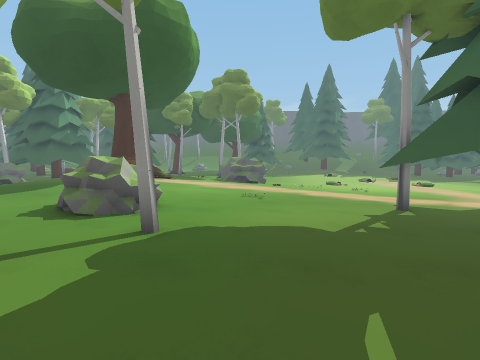
view 1 (above)

24 first-person views from a walk through a 3-D level made in the Godot game engine. The camera is 1.4 m above the floor, tilts 4° down and sees 85° across. The floor is counted in squares, 1 m on a side. Each view is taken from the middle of a square. On the plan, view 1 faces up. The plan holds only what a view shows up to about 13 squares ahead; the rest is blank. The place goes on beyond the plan. Surface patterns are stand-ins for the level's own textures.

view 2
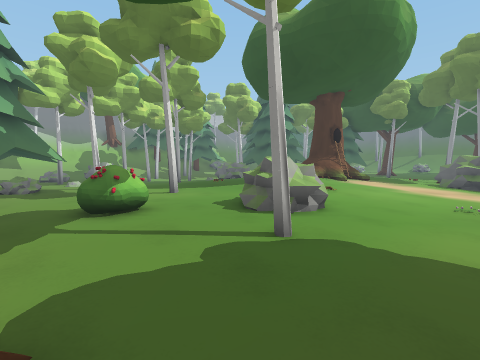

view 3
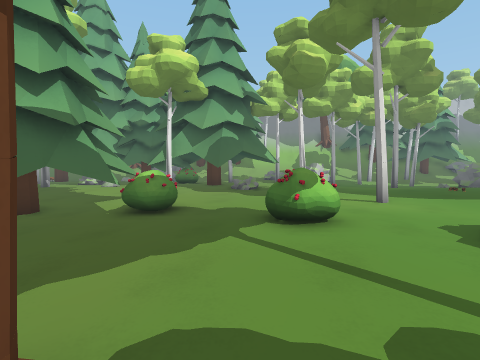

view 4
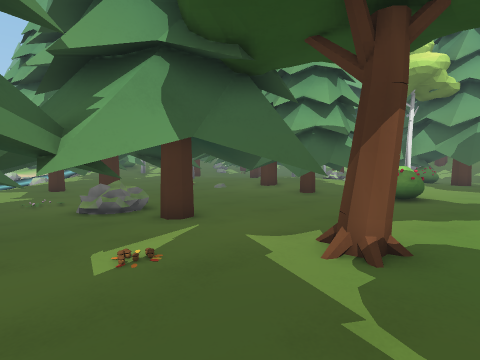

view 5
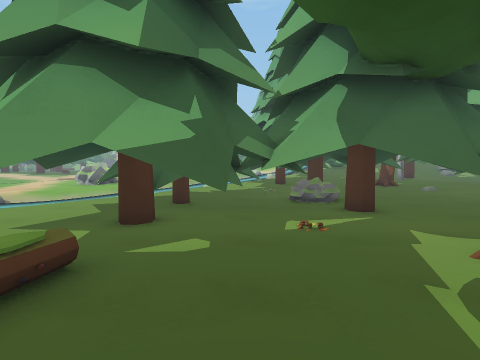

view 6
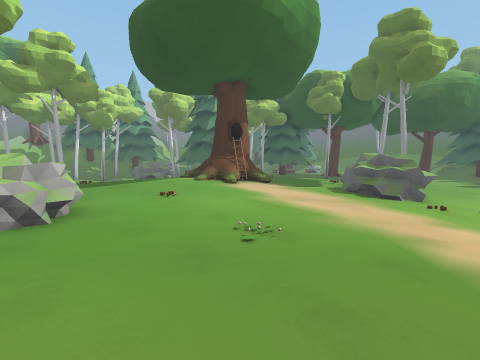

view 7
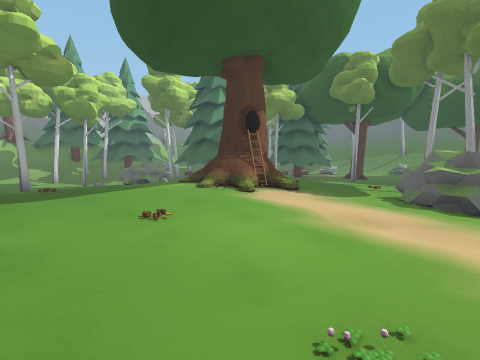

view 8
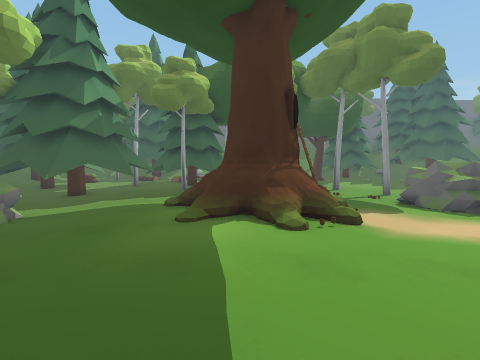

view 9
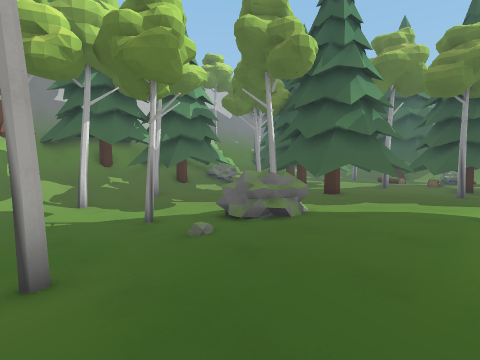

view 10
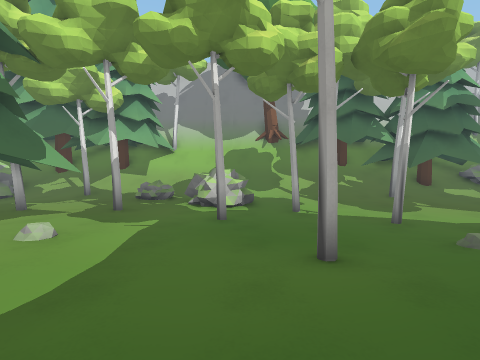

view 11
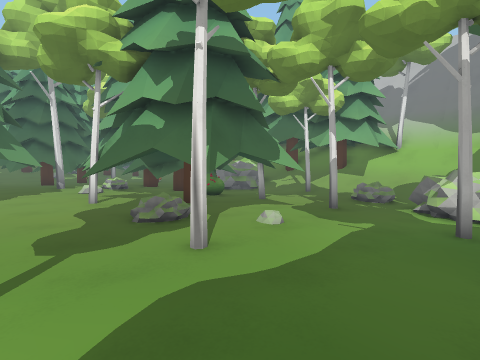

view 12
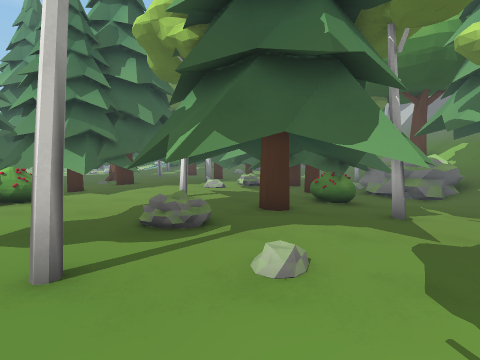

view 13
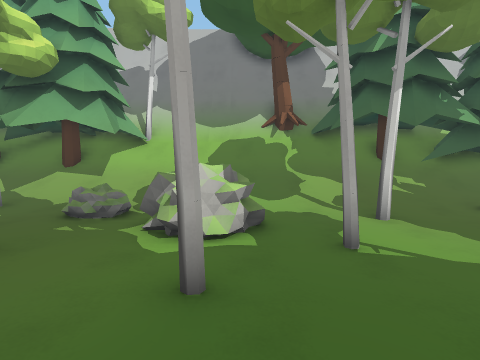

view 14
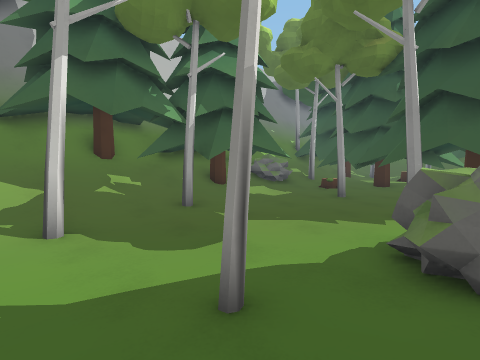

view 15
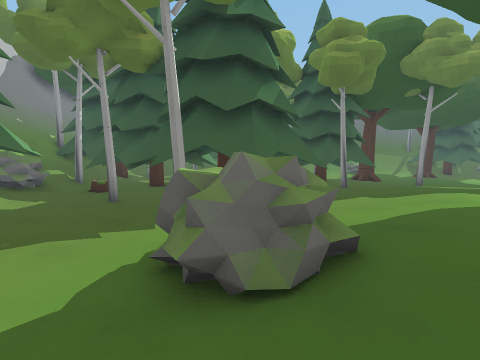

view 16
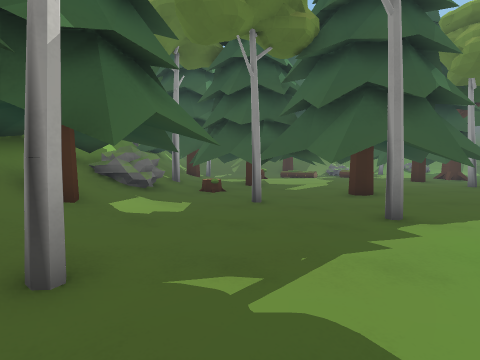

view 17
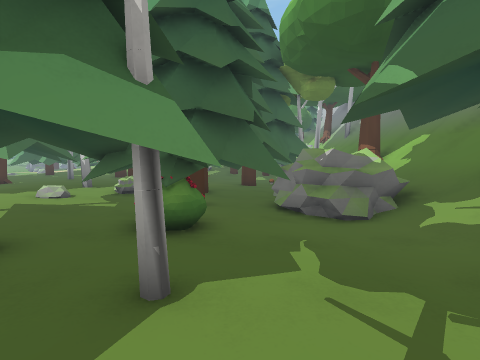

view 18
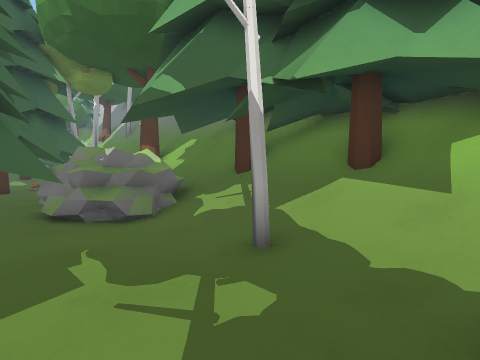

view 19
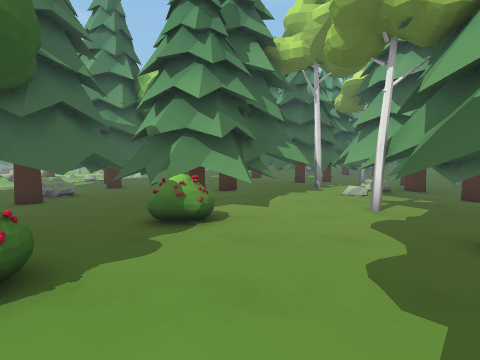

view 20
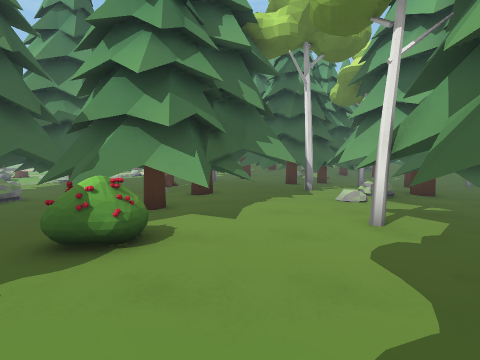

view 21
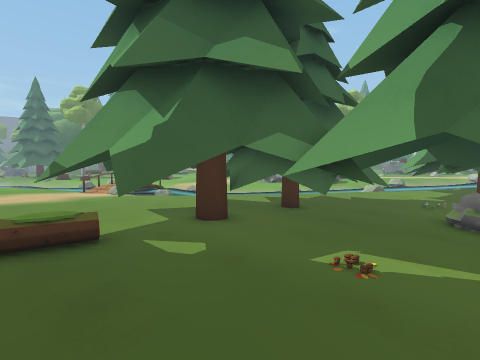

view 22
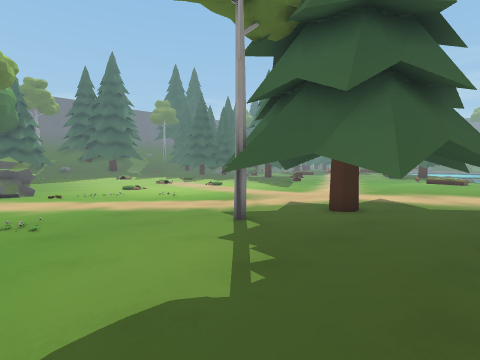

view 23
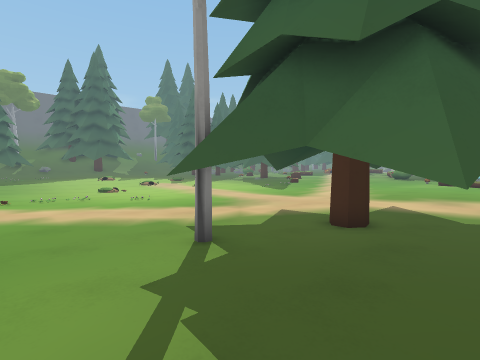

view 24
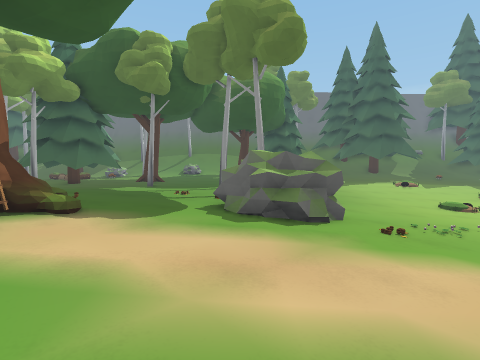

### Floor plan
Key: @ floor where view 1 was taken; # wall or solid block; . main floor; : floor 0.25 m higher than the main floor; - floor 0.25 m lower than the main floor; + floor 0.5 m higher than the main floor; _ floor 0.5 m lower than the main floor; * floor 0.75 m higher than the main floor; % floor 1.25 m higher than the main floor; / step, stairs or slope; = window, fence, low wall or low ledge; T pine tree; R rock; E tree; B bush; L log; O other object.
Columns run from 27 left of view 1 to 7 right of it. Each row starts with its distance up from view 1.
 26 ///ETTT.TTT T TTTT.
 25 ////TTTTTT. TTT.E....          -___
 24  / /./TTT.TTTT...:::::....    -____
 23  /##...TT.TTTT..:::::::...   --____
 22  T#TT.E-TT.TTTT:::::::::...  --____
 21 /TTT...--T.TT..:::: ::::..R  --____
 20 TTT/.T---E-T..:::::  /::./RRRR-____
 19  TT/..-----...::::  =:::..RRRR-/_/
 18 TTT/.------RR.:::+  #=/::...-//-__
 17 #TTTE-----R%R.:::+=###::.....---___
 16 #%T/.-----RR:.:::+=##=/:.....----__
 15 #T//.------...:::+++*::::....-----_
 14 #///-----E--..:::++++::::....------
 13 TT//-E------..::::+++::::....------
 12 ////--------..::::++:::/......-----
 11 E///---E----...:/:::::::...//.-----
 10 ////-------..E.:::::::::.......---T
  9 //// RO----....::::::::R........---
  8 //   RRR-E.....:::::::R R......TE--
  7 //   RR.........:::E:::ORR......T..
  6 ////...............::::RR.......T..
  5 ////==..E.....E.....:::::E......TT.
  4 TT////....T..T......:B::::......TT.
  3 #///.....TT.TT......:BB:::.........
  2 TT//....T....#T......::::........L
  1 T///E-.TE..T..TT..........E...T..TT
  0 #///.--....T..T....BB.....E@..TTTTT
 -1 TT//----TB....E....BB.....TT..TT..
 -2  T//----TB...TE::.TTTT.TTTT.TTT.TT
 -3 T//RRRTTTTTTT.::::TTTTTTT....TT.TT
 -4  //TTRT T   .::::TTTT  TT.TT.TTTTTT
 -5 #/ TTRTTTTTT.+:TT:TT TTTT..--TTTT
 -6 TT    RT  TTTT:TT:T  T .TTT#=TTTT
 -7 //   TTTTTT=TT::::TT . TTTT#T--T
 -8 /E   T   T   :ETT::... TTTTTT--T
 -9 /EE  T     TT  T ::.. TTT   T--.

Positions as (right, up) in squares from view 1, and headings:
1: (0, 0), facing up
2: (1, 1), facing up-left
3: (0, 2), facing left
4: (3, 2), facing down-left
5: (3, 4), facing down
6: (4, 7), facing up-left
7: (1, 9), facing up-left
8: (-8, 10), facing up
9: (-10, 10), facing up-left
10: (-10, 9), facing left
11: (-10, 9), facing down-left
12: (-15, 8), facing down
13: (-15, 9), facing left
14: (-16, 12), facing up-left
15: (-16, 13), facing up
16: (-21, 14), facing up
17: (-20, 4), facing down
18: (-20, 4), facing down-left
19: (-9, 6), facing down
20: (-10, 4), facing down
21: (0, 2), facing down-right
22: (0, 3), facing up-right
23: (2, 4), facing up-right
24: (-1, 12), facing up
